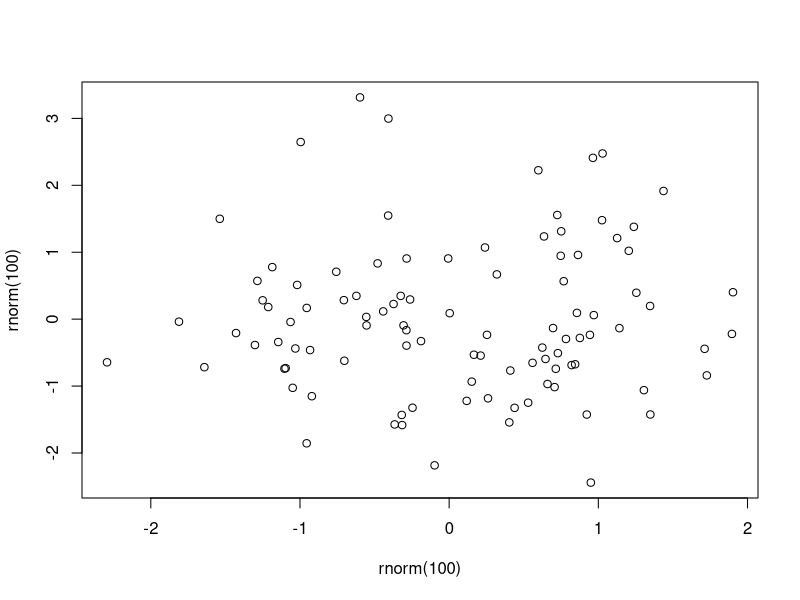

The R source for this figure:
## ---- chunk 1
knitr::opts_chunk$set(echo = TRUE)
## ---- chunk 2

plot(rnorm(100), rnorm(100))

